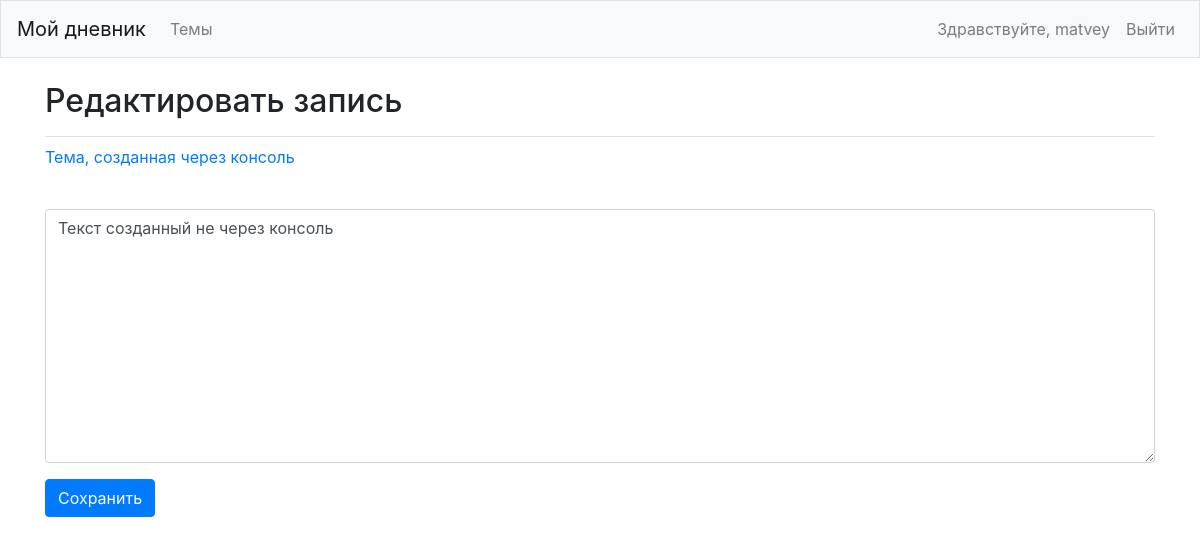
Page /edit_entry/13/ (signed in) on the committed database.
### learning_logs/models.py (models this page shows, shortened)
class Topic(models.Model):
    text = models.CharField(max_length=200)
    date_added = models.DateTimeField(auto_now_add=True)
    owner = models.ForeignKey(User, on_delete=models.CASCADE)
    def __str__(self):
        return self.text

class Entry(models.Model):
    topic = models.ForeignKey(Topic, on_delete=models.CASCADE)
    text = models.TextField()
    date_added = models.DateTimeField(auto_now_add=True)
    class Meta:
        verbose_name_plural = "entries"

### learning_logs/views.py (the view)
# urls.py: path("edit_entry/<int:entry_id>/", views.edit_entry, name="edit_entry"),
@login_required
def edit_entry(request, entry_id):
	entry = Entry.objects.get(id=entry_id)
	topic = entry.topic
	if not check_topic_owner(topic.owner, request.user):
		raise Http404
	if request.method != "POST":
		form = EntryForm(instance=entry)
	else:
		form = EntryForm(instance=entry, data=request.POST)
		if form.is_valid():
			form.save()
			return redirect("learning_logs:topic", topic_id=topic.id)
	context = {"entry": entry, "topic": topic, "form": form}
	return render(request, "learning_logs/edit_entry.html", context)

### learning_logs/forms.py
class EntryForm(forms.ModelForm):
	class Meta:
		model = Entry
		fields = ["text"]
		labels = {"text": ""}
		widjets = {"text": forms.Textarea(attrs={"cols": 80})}

### learning_logs/views.py (called while the page is built)
def check_topic_owner(owner, user):
	return owner == user

### learning_logs/templates/learning_logs/edit_entry.html (shortened to what this page needs)
{% extends "learning_logs/base.html" %}
{% load bootstrap4 %}
{% block page_header %}
	<h2>Редактировать запись</h2>
{% endblock page_header %}
{% block content %}
<p><a href="{% url 'learning_logs:topic' topic.id %}">{{ topic }}</a></p>
<form action="{% url 'learning_logs:edit_entry' entry.id %}" method="post" class="form">
	{% bootstrap_form form %}
	{% buttons %}
		<button class="btn btn-primary" name=submit>Сохранить</button>
	{% endbuttons %}
</form>
{% endblock content %}

### learning_logs/templates/learning_logs/base.html (shortened to what this page needs)
{% load bootstrap4 %}
<!DOCTYPE html>
<html lang="ru">
<head>
	{% bootstrap_css %}
</head>
<body>
	<nav class="navbar navbar-expand-md navbar-light bg-light mb-4 border">
		<a class="navbar-brand" href="{% url 'learning_logs:index' %}">Мой дневник</a>
		<div class="collapse navbar-collapse" id="navbarCollapse">
			<ul class="navbar-nav mr-auto">
				<li class="nav-item">
					<a href="{% url 'learning_logs:topics' %}" class="nav-link">Темы</a>
				</li>
			</ul>
			<ul class="navbar-nav ml-auto">
				{% if user.is_authenticated %}
					<li class="nav-item mr-2">
						<span class="navbar-text">Здравствуйте, {{ user.username }}</span>
					</li>
					<li class="nav-item">
						<a href="{% url 'users:logout' %}" class="nav-link">Выйти</a>
					</li>
				{% endif %}
			</ul>
		</div>
	</nav>
	<main role="main" class="container">
		<div class="pb-2 mb-2 border-bottom">
			{% block page_header %}{% endblock page_header %}
		</div>
		<div>
			{% block content %}{% endblock content %}
		</div>
	</main>
</body>
</html>

### rows in the picture
Topic: text "Тема, созданная через консоль"
Entry: text "Текст созданный не через консоль"

### other values in the picture
{{ user.username }} "matvey"
